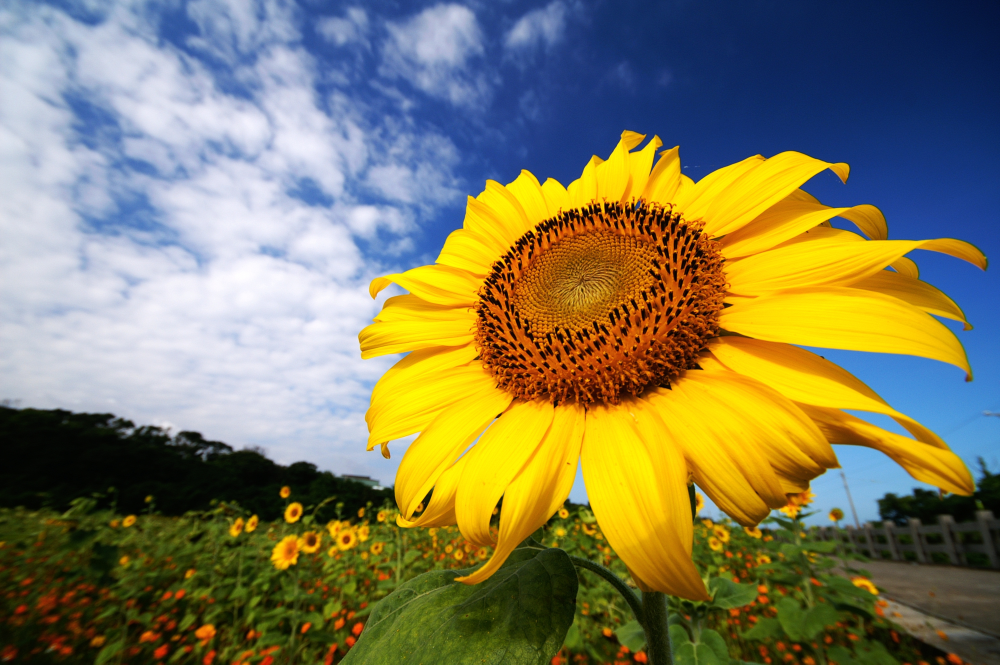
#> input picture Demo 1/Demo-1-Input-Files/Sun_Flower.jpg, 3000 x 1994 px, found by its file name (shown at 1/3 size); the run also reads 2 pictures not shown here
$ jupyter execute CS4243-Demo-1-Intro-to-CV-Solutions.ipynb   (shell and % lines are left out)
#> lines starting #> are read from the running program, lines starting #| are printed output that depends on the picture
[cell 1]
import imutils
import cv2
import matplotlib.pyplot as plt
import numpy as np

[cell 2]
#Reading an Image
img = cv2.imread('Sun_Flower.jpg')
#> img is the input picture: shape (1994, 3000, 3); mean B, G, R 91.1, 123.9, 128.6
print(plt.title('BGR Image'))
plt.imshow(img)
(h, w, d) = img.shape
#> h = 1994; w = 3000; d = 3
print("hieght={}, width={}, depth={}".format(h, w, d))
#| hieght=1994, width=3000, depth=3
print("Type of image = ", type(img))
#| Type of image =  <class 'numpy.ndarray'>

[cell 3]
# RGB Feature from BGR image
img = cv2.cvtColor(img, cv2.COLOR_BGR2RGB)
plt.imshow(img)
plt.title('RGB Feature')

[cell 4]
#Print the image intensities of  channels of images
print("Image intensities channel 1 = ", np.min(img[:, :, 0]), ",", np.max(img[:, :, 0]))
#| Image intensities channel 1 =  0 , 255
print("Image intensities channel 2 = ", np.min(img[:, :, 1]), ",", np.max(img[:, :, 1]))
#| Image intensities channel 2 =  0 , 255
print("Image intensities channel 3 = ", np.min(img[:, :, 2]), ",", np.max(img[:, :, 2]))
#| Image intensities channel 3 =  0 , 255

[cell 5]
print(img.dtype)
#| uint8
print(img.shape)
#| (1994, 3000, 3)

[cell 6]
#Convert the image to gray scale
#For color conversion, we use the function cv2.cvtColor(input_image, flag) where flag determines the type of conversion
#Y' = 0.299 R + 0.587 G + 0.114 B
img_gray = cv2.cvtColor(img, cv2.COLOR_RGB2GRAY)
plt.imshow(img_gray, cmap='gray')
print("Number of dimensions of image now = ", img_gray.ndim)
#| Number of dimensions of image now =  2
(h, w) = img_gray.shape
print("hieght={}, width={} ".format(h, w))
#| hieght=1994, width=3000
print("Image intensities channel 1 = ", np.min(img_gray), ",", np.max(img_gray))
#| Image intensities channel 1 =  0 , 255

[cell 7]
#Resizing the image, Spatial Resolution
# cv2.resize(src, dsize[, dst[, fx[, fy[, interpolation]]]]) → dst
plt.figure(figsize = (10,10))

img_gray_256 = cv2.resize(img_gray, (256, 256))
plt.subplot(2, 2, 1)
plt.imshow(img_gray_256, cmap = plt.get_cmap(name = 'gray'))

img_gray_128 = cv2.resize(img_gray, (128, 128))
plt.subplot(2, 2, 2)
plt.imshow(img_gray_128, cmap = plt.get_cmap(name = 'gray'))

img_gray_64 = cv2.resize(img_gray, (64, 64))
plt.subplot(2, 2, 3)
plt.imshow(img_gray_64, cmap = 'gray')

plt.subplot(2, 2, 4)
img_gray_16 = cv2.resize(img_gray, (16, 16))
plt.imshow(img_gray_16, cmap = plt.get_cmap(name = 'gray'))

print("Size of img_gray_256 = ", img_gray_256.shape[0], ",", img_gray_256.shape[1])
#| Size of img_gray_256 =  256 , 256
print("Size of img_gray_128 = ", img_gray_128.shape[0], ",", img_gray_128.shape[0])
#| Size of img_gray_128 =  128 , 128
print("Size of img_gray_64 = ", img_gray_64.shape[0], ",", img_gray_64.shape[0])
#| Size of img_gray_64 =  64 , 64
print("Size of img_gray_16 = ", img_gray_16.shape[0], ",", img_gray_16.shape[0])
#| Size of img_gray_16 =  16 , 16
print("Image intensities img_gray_64 remains same = ", np.min(img_gray_64), ",", np.max(img_gray_64))
#| Image intensities img_gray_64 remains same =  3 , 254

[cell 8]
img_gray_64.dtype

[cell 9]
# Grey Level Pixel Quantization

# Uniform quantization

plt.figure(figsize = (10,10))

number_of_unique_elements = 4
img_quantized_4 = np.uint8(np.floor(img_gray_64 * (number_of_unique_elements / 255.0)) * (255 / number_of_unique_elements))

print("Number of Unique elements of img_gray_64 is ", len(np.unique(img_gray_64)))
#| Number of Unique elements of img_gray_64 is  248
print("Unique elements of quantized image is ", np.unique(img_quantized_4))
#| Unique elements of quantized image is  [  0  63 127 191]
plt.subplot(2, 2, 1)
plt.imshow(img_gray_64, cmap='gray')

plt.subplot(2, 2, 2)
plt.hist(img_gray_64.flatten(), density=True)
plt.xlabel('Intensities')
plt.ylabel('Intensities Count')
plt.title('Histogram of gray scale image intensities')

plt.subplot(2, 2, 3)
plt.imshow(img_quantized_4, cmap='gray')

plt.subplot(2, 2, 4)
plt.hist(img_quantized_4.flatten(), density=True)
plt.xlabel('Intensities')
plt.ylabel('Intensities Count')
plt.title('Histogram of quantized image intensities')
#> figure, not shown here; panel 2: tallest bar 0.00696 high, from x = 203.8 to 228.9; panel 4: tallest bar 0.016 high, from x = 0 to 19.1

[cell 10]
# Image shown from different color channels
import numpy as np

plt.figure(figsize = (12,10))

img_64 = cv2.resize(img, (64, 64))

plt.subplot(1, 3, 1)
reg_image = np.zeros((64, 64, 3), dtype="uint8")
reg_image[:, :, 0] = img_64[:, :, 0]
plt.imshow(reg_image)

plt.subplot(1, 3, 2)
green_image = np.zeros((64, 64, 3), dtype="uint8")
green_image[:, :, 1] = img_64[:, :, 1]
plt.imshow(green_image)

plt.subplot(1, 3, 3)
blue_image = np.zeros((64, 64, 3), dtype="uint8")
blue_image[:, :, 2] = img_64[:, :, 2]
plt.imshow(blue_image)

[cell 11]
img_128 = cv2.resize(img, (128, 128))
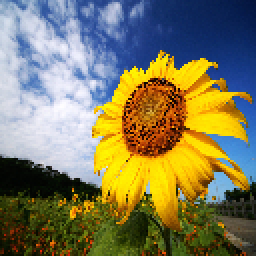
#> img_128: shape (128, 128, 3) (shown 2 times larger); mean R, G, B 128.5, 123.8, 90.9
# cv.calcHist(images, channels, mask, histSize, ranges[, hist[, accumulate]])
# hist = cv2.calcHist([img_128[:, :, 0]], [0], None, [256], [0, 256]) #
hist = cv2.calcHist([img_gray], [0], None, [256], [0, 256])
#> hist = 256 values, max 69608 at index 207, min 2 at index 0, mean 23367.2
plt.plot(hist)
plt.figure()
plt.title("Red channel Histogram")
plt.xlabel("Bins")
plt.ylabel("# of Pixels")

plt.xlim([0, 256])
#> figure, not shown here; curve peaks at x = 207, y = 69608

[cell 12]
img_128 = cv2.resize(img, (128, 128))
colors = ("r", "g", "b")
plt.figure()
plt.title("'Flattened' Color Histogram")
plt.xlabel("Bins")
plt.ylabel("# of Pixels")
features = []

# loop over the image channels
for i, color in enumerate(colors):
	# create a histogram for the current channel and
	# concatenate the resulting histograms for each
	# channel
	hist = cv2.calcHist([img_128], [i], None, [256], [0, 256])
	features.extend(hist)

	# plot the histogram
	plt.plot(hist, color = color)
	plt.xlim([0, 256])
#> after the loop, features = 768 items, first 6: [2], [8], [26], [103], [117], [148]
#> figure, not shown here; curve peaks at x = 255, y = 882; curve peaks at x = 220, y = 152; curve peaks at x = 2, y = 1297

[cell 13]
#Adjusting Brightness of Image
img_gray_128 = cv2.cvtColor(img, cv2.COLOR_RGB2GRAY)
img_gray_128 = cv2.resize(img_gray_128, (128, 128))

plt.figure(figsize=(15, 12))

img_less_bright = np.where(img_gray_128 >= 70, img_gray_128 - 70, 0)
print(f"Changed img_less_bright intensities: min = {np.min(img_less_bright)}, max= {np.max(img_less_bright)}")
#| Changed img_less_bright intensities: min = 0, max= 184
plt.subplot(2, 3, 1)
plt.imshow(img_less_bright, cmap = plt.get_cmap(name="gray"))
plt.title("Decreased brightness b < 0")

plt.subplot(2, 3, 2)
print(f"Changed img_gray_128 intensities: min = {np.min(img_gray_128)}, max= {np.max(img_gray_128)}")
#| Changed img_gray_128 intensities: min = 2, max= 254
plt.imshow(img_gray_128, cmap = plt.get_cmap(name="gray"))
plt.title("Same brightness b = 0")

plt.subplot(2, 3, 3)
img_increase_bright = np.where(img_gray_128 <= 185, img_gray_128 + 70, 255)
print(f"Changed img_increase_bright intensities: min = {np.min(img_increase_bright)}, max= {np.max(img_increase_bright)}")
#| Changed img_increase_bright intensities: min = 72, max= 255
plt.imshow(img_increase_bright, cmap = plt.get_cmap(name="gray"))
plt.title("Increased brightness b > 0")


plt.subplot(2, 3, 4)
plt.scatter(img_gray_128.flatten(), img_less_bright.flatten())
plt.xlabel("xi")
plt.ylabel("xi - 70")

plt.subplot(2, 3, 5)
plt.scatter(img_gray_128.flatten(), img_gray_128.flatten())
plt.xlabel("xi")
plt.ylabel("xi")

plt.subplot(2, 3, 6)
plt.scatter(img_gray_128.flatten(), img_increase_bright.flatten())
plt.xlabel("xi")
plt.ylabel("xi + 70")

[cell 14]
#Adjusting Contrast of Image

plt.figure(figsize=(15, 12))

img_gray_128 = cv2.cvtColor(img, cv2.COLOR_RGB2GRAY)
img_gray_128 = cv2.resize(img_gray_128, (512,512))
#> img_gray_128: shape (512, 512)

a = 0.5
img_less_contrast = np.uint8(np.floor(img_gray_128 * a))
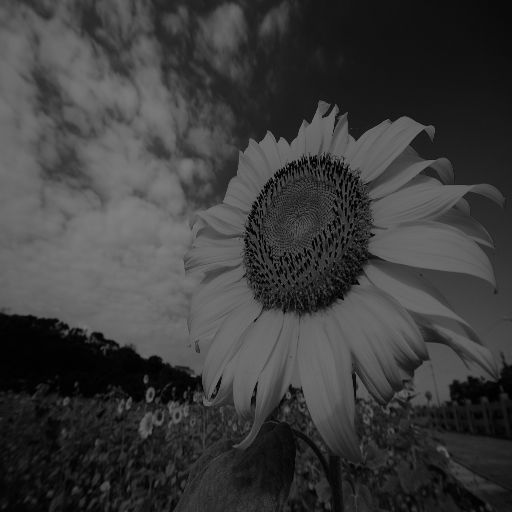
#> img_less_contrast: shape (512, 512); min 0, max 127, mean 60.5
print(f"Changed img_less_contrast intensities: min = {np.min(img_less_contrast)}, max= {np.max(img_less_contrast)}")
#| Changed img_less_contrast intensities: min = 0, max= 127
plt.subplot(2, 3, 1)
plt.imshow(img_less_contrast, cmap = plt.get_cmap(name="gray"),  vmin=0, vmax=255)
plt.title("Decreased contrast a < 1, a = {}".format(a))

plt.subplot(2, 3, 2)
plt.imshow(img_gray_128, cmap = plt.get_cmap(name="gray"))
plt.title("Same contrast a = 1")

a_i = 2
plt.subplot(2, 3, 3)
img_gray_128_float = img_gray_128.astype('float64')
img_increase_contrast = np.where(img_gray_128_float * a_i < 255,  np.uint8(np.floor(img_gray_128 * a_i)), 255)
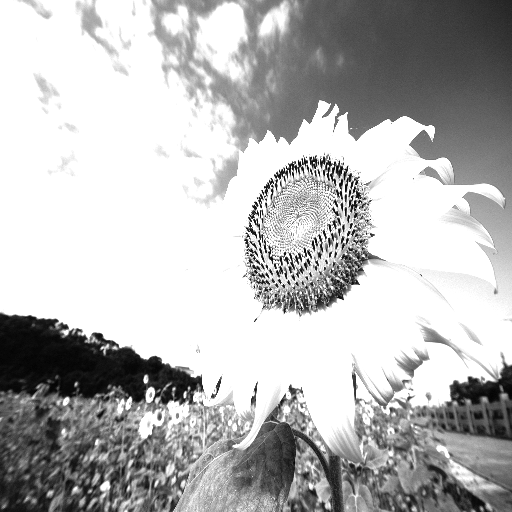
#> img_increase_contrast: shape (512, 512); min 2, max 255, mean 183.4
print("Changed constrast = ", np.min(img_increase_contrast), np.max(img_increase_contrast))
#| Changed constrast =  2 255
plt.imshow(img_increase_contrast, cmap = plt.get_cmap(name="gray"),  vmin=0, vmax=255)
plt.title("Increased contrast a > 1, a = 1.5")


plt.subplot(2, 3, 5)
plt.scatter(img_gray_128.flatten(), img_less_contrast.flatten(), c='r', label="a = {}".format(a))
plt.scatter(img_gray_128.flatten(), img_gray_128.flatten(), c='b', label="a = 1")
plt.scatter(img_gray_128.flatten(), img_increase_contrast.flatten(), c='g', label="a = {}".format(a_i))
plt.legend(loc='upper left')
plt.title('Histograms of different plots')

[cell 15]
# Adjusting Brightness and with Constrast

img_gray_128 = cv2.cvtColor(img, cv2.COLOR_RGB2GRAY)
img_gray_128 = cv2.resize(img_gray_128, (128, 128))

plt.figure(figsize=(15, 12))

img_gray_128_float = img_gray_128.astype('float64')
#> img_gray_128_float: shape (128, 128) float64
a_dec=0.5
b_dec=125 # Decreasing Brigthness and Constrast
a_inc=2
b_inc=-125 # Increase Brightness and Constarst

img_gray_dec = img_gray_128_float * a_dec + b_dec
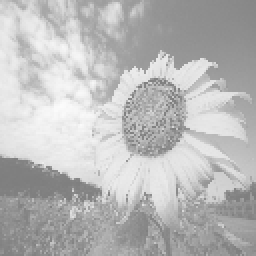
#> img_gray_dec: shape (128, 128) float64 (shown 2 times larger); min 126, max 252, mean 185.7
img_gray_inc = img_gray_128_float * a_inc + b_inc

img_gray_dec = np.where(img_gray_dec > 255, 255, img_gray_dec)
img_gray_dec = np.uint8(img_gray_dec)
plt.subplot(2, 3, 1)
plt.imshow(img_gray_dec, cmap = plt.get_cmap(name="gray"),  vmin=0, vmax=255)
plt.title("a = {}, b = {}".format(a_dec, b_dec))
print("Changed brightness and decrease constrast = ", np.min(img_gray_dec), np.max(img_gray_dec))
#| Changed brightness and decrease constrast =  126 252

plt.subplot(2, 3, 2)
plt.imshow(img_gray_128, cmap = plt.get_cmap(name="gray"))
plt.title("Same Image")

img_gray_inc = np.where(img_gray_inc > 255, 255, img_gray_inc)
img_gray_inc = np.where(img_gray_inc < 0, 0, img_gray_inc)
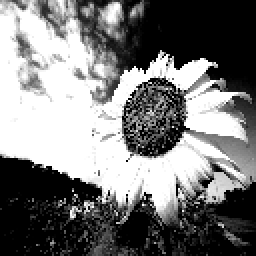
#> img_gray_inc: shape (128, 128) float64 (shown 2 times larger); min 0, max 255, mean 121.3
img_gray_inc = np.uint8(img_gray_inc)
print("Changed brightness and increased constrast = ", np.min(img_gray_inc), np.max(img_gray_inc))
#| Changed brightness and increased constrast =  0 255
plt.subplot(2, 3, 3)
plt.imshow(img_gray_inc, cmap = plt.get_cmap(name="gray"),  vmin=0, vmax=255)
plt.title("a = {}, b = {}".format(a_inc, b_inc))

plt.subplot(2, 3, 5)
plt.scatter(img_gray_128.flatten(), img_gray_dec.flatten(), c='r', label="a = {}, b = {}".format(a_dec, b_dec))
plt.scatter(img_gray_128.flatten(), img_gray_128.flatten(), c='b', label="a = 1, b = 0")
plt.scatter(img_gray_128.flatten(), img_gray_inc.flatten(), c='g', label="a = {}, b = {}".format(a_inc, b_inc))
plt.legend(loc='upper left')
plt.title('Histograms of different plots')

[cell 16]
def hist_stretch(image):

    maxpix = np.max(image)
    minpix = np.min(image)

    image = 255.0 * (image - minpix) / (maxpix - minpix)
    return image.astype('uint8')

def hist_equalize(image):
    # np.histogram(image.flatten(), 256, [0,255])
    hist, bins = np.histogram(image.flatten(), 256, [0,256]) #
    cdf = hist.cumsum()
    cdf_normalized = cdf / cdf.max()

    plt.plot(cdf_normalized * hist.max(), color = 'b')
    plt.hist(image.flatten(), 256, [0,256], color = 'r')
    for color in range(256):
        image = np.where(image==color, cdf_normalized[color], image)
    return (image * 255.0).astype('uint8')

[cell 17]
def load_convert_resize(image_name, resize=False):
#> called with image_name = 'BrightnessOriginal.png', resize = False
    img = cv2.imread(image_name)
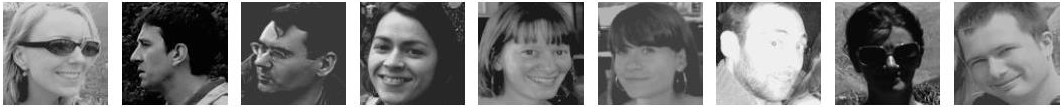
#> input picture Demo 1/Demo-1-Input-Files/BrightnessOriginal.png, 1064 x 107 px, found by its file name
#> img is the input picture: shape (107, 1064, 3); min 0, max 255, mean 124.4
    img_c = cv2.cvtColor(img, cv2.COLOR_BGR2GRAY)
    if resize is True:
        img_c = cv2.resize(img_c, (512, 512))
    return img_c

def plot_images(image_array, title, fig_size1=16, fg_size2=16):
    plt.figure(figsize=(fig_size1, fg_size2))

    for i in range(len(image_array)):
        plt.subplot(len(image_array), 1, i + 1)
        plt.imshow(image_array[i], cmap = plt.get_cmap(name="gray"))
        plt.title(title[i])

#Image Normalization (Whitening)
def whitening(image):
    image = image.astype('float64')
    mean = np.mean(image)
#> mean = 124.4
    std = np.std(image)
#> std = 77.86
    image = ((image - mean) / std)
    #image = hist_stretch(image)
    return image

[cell 18]
img_loaded = load_convert_resize('BrightnessOriginal.png')
image_whitened = whitening(img_loaded)
print(image_whitened.shape)
#| (107, 1064)
plt.figure(figsize=(16,4))
plt.imshow(img_loaded, cmap = plt.get_cmap(name="gray"))
plt.title('Original Image')

plt.figure(figsize=(16,4))
plt.imshow(image_whitened, vmin=-1, vmax=1, cmap = plt.get_cmap(name="gray"))
plt.title('Whitened Image')

[cell 19]
image1 = cv2.imread('Capture.jpg')
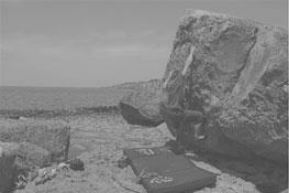
#> input picture Demo 1/Demo-1-Input-Files/Capture.jpg, 289 x 193 px, found by its file name
#> image1 is the input picture: shape (193, 289, 3); min 65, max 197, mean 130.4

plt.figure(figsize=(10, 5))
plt.subplot(1,2,1)
plt.hist(image1.flatten(), bins=256, range=(0,255))
plt.subplot(1,2,2)
plt.hist(hist_stretch(image1).flatten(), bins=256, range=(0,255))
#> in hist_stretch, `maxpix = np.max(image)`: maxpix = 197
#> in hist_stretch, `minpix = np.min(image)`: minpix = 65

plt.figure(figsize=(15, 8))
plt.subplot(1,2,1)
plt.title('Original image')
plt.imshow(image1)

plt.subplot(1,2,2)
plt.title('Histogram stretched image')
plt.imshow(hist_stretch(image1))
#> figure, not shown here; panel 1: tallest bar 4191 high, from x = 152.4 to 153.4; panel 2: tallest bar 4191 high, from x = 169.3 to 170.3

[cell 20]
image1 = cv2.imread('equalize.jpg')
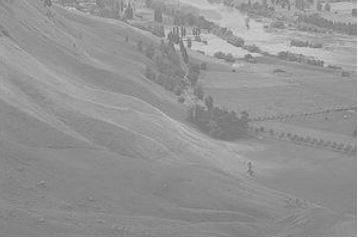
#> input picture Demo 1/Demo-1-Input-Files/equalize.jpg, 358 x 238 px, found by its file name
#> image1 is the input picture: shape (238, 358, 3); min 108, max 255, mean 147.8
image2 = hist_equalize(image1)
#> in hist_equalize, `hist, bins = np.histogram(image.flatten(), 256, [0,256])`: hist = 256 values, max 10968 at index 137, min 0 at index 0, mean 998.5; bins = 257 values from 0 to 256
#> in hist_equalize, `cdf = hist.cumsum()`: cdf = 256 values from 0 to 255612
#> in hist_equalize, `cdf_normalized = cdf / cdf.max()`: cdf_normalized = 256 values from 0 to 1
#> after the loop in hist_equalize, `for color in range(256):`:
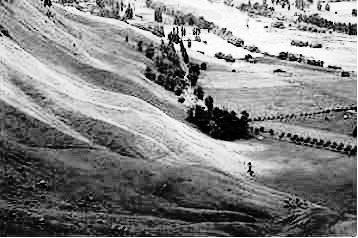
#> image: shape (238, 358, 3) float64; min 1.17e-05, max 1, mean 0.512
# [5 lines of commented-out code are left out]

plt.figure(figsize=(15, 5))
plt.subplot(1, 3, 1)
plt.title('Original image')
plt.imshow(image1)

plt.subplot(1, 3, 2)
plt.title('Histogram equalized image')
plt.imshow(image2)

plt.subplot(1, 3, 3)
a = plt.hist(image2.flatten(), 255, [0,256], color = 'r')
#> figure, not shown here; tallest bar 10968 high, from x = 137 to 138; curve peaks at x = 255, y = 10968
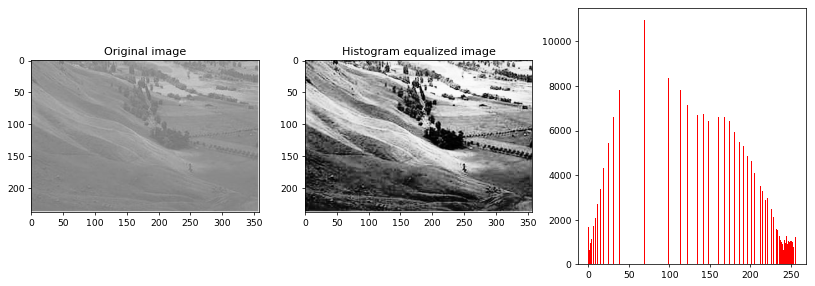
#> figure drawn by matplotlib, 3 panels; panel 3: tallest bar 10968 high, from x = 69.27 to 70.27

[cell 21]
image1 = cv2.imread('equalize.jpg')
image2 = hist_stretch(image1)
# [5 lines of commented-out code are left out]

plt.figure(figsize=(15, 5))
plt.subplot(1, 3, 1)
plt.title('Original image')
plt.imshow(image1)

plt.subplot(1, 3, 2)
plt.title('Histogram strenched image')
plt.imshow(image2)

plt.subplot(1, 3, 3)
a = plt.hist(image2.flatten(), 255, [0,256], color = 'r')

Start Image = [4, 7, 4, 10, 15, 15]
calculating Histogram: [2, 1, 1, 2], [4, 7, 10, 15] --- np.histogram

Calculating CDF: [2, 3, 4, 6], [4, 7, 10, 15] --- .cumsum()

Normalizing CDF Values: [2/6, 3/6, 4/6, 6/6], [4, 7, 10, 15] -- /max()

New Values of Image pixels: [0.3, 0.5, 0.7, 1], [4, 7, 10, 15]

Substituting Values in the New image: [0.3, 0.5, 0.3, 0.7, 1, 1] np.where()

Converting Image to Uint: [76, 127, 76, 178, 255, 255]

[cell 22]
def exp_map(img):

    img = img.astype('float64')
    maxpix = np.max(img)
#   new_image = (255.0/np.power(maxpix, 10)) * np.power(img, 10)
    new_image = (255.0/(np.power(1.03, maxpix) - 1)) * (np.power(1.03, img) - 1)

    return new_image.astype('uint8')

def log_map(img):

    img = img.astype('float64')
    maxpix = np.max(img)
#> maxpix = 255
    new_image = (255.0/np.log(1 + maxpix)) * (np.log(1 + img))

    return new_image.astype('uint8')

[cell 23]
image1 = cv2.imread('car_log.jpg')
image2 = cv2.imread('game_exp.jpg')

image1_log = log_map(image1)
image2_exp = exp_map(image2)
